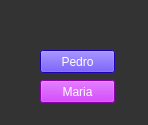
<?xml version="1.0" encoding="UTF-8"?>
<ui version="4.0">
 <class>menuWindow</class>
 <widget class="QMainWindow" name="menuWindow">
  <property name="geometry">
   <rect>
    <x>0</x>
    <y>0</y>
    <width>148</width>
    <height>125</height>
   </rect>
  </property>
  <property name="windowTitle">
   <string>MainWindow</string>
  </property>
  <property name="styleSheet">
   <string notr="true">background-color: rgb(51, 51, 51);</string>
  </property>
  <widget class="QWidget" name="centralwidget">
   <widget class="QPushButton" name="pedroButton">
    <property name="geometry">
     <rect>
      <x>40</x>
      <y>50</y>
      <width>75</width>
      <height>23</height>
     </rect>
    </property>
    <property name="styleSheet">
     <string notr="true">background-color: rgb(43, 0, 255);
font: 75 12pt &quot;MS Sans Serif&quot;;
color: rgb(255, 255, 255);</string>
    </property>
    <property name="text">
     <string>Pedro</string>
    </property>
   </widget>
   <widget class="QPushButton" name="mariaButton">
    <property name="geometry">
     <rect>
      <x>40</x>
      <y>80</y>
      <width>75</width>
      <height>23</height>
     </rect>
    </property>
    <property name="styleSheet">
     <string notr="true">background-color: rgb(198, 0, 248);
color: rgb(255, 255, 255);
font: 75 12pt &quot;MS Sans Serif&quot;;</string>
    </property>
    <property name="text">
     <string>Maria</string>
    </property>
   </widget>
  </widget>
 </widget>
 <resources/>
 <connections/>
</ui>
